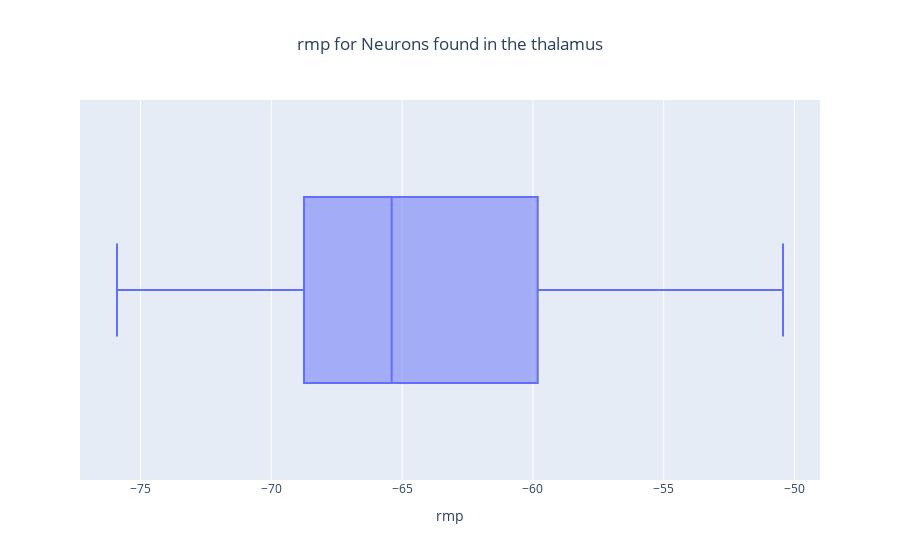

This figure's notebook cell:
### Code cell
value = 'rmp'
primary_brain_region = 'thalamus'
myquery = f'''
SELECT {value}
FROM electro
WHERE brainregion = '{primary_brain_region}' AND {value} IS NOT NULL
'''
data = pd.read_sql_query(myquery, con = engine)
xaxis = value
fig = px.box(x = data[value], title = value + ' for Neurons found in the ' + primary_brain_region)
fig.update_layout(xaxis_title = xaxis,
                 title_x = 0.5)

### Figure 1 — Plotly figure (JSON) as saved in the notebook; plotly's stock layout.template omitted (floating-point values rounded to 4 significant figures)
{"data": [{"alignmentgroup": "True", "hovertemplate": "x=%{x}<extra></extra>", "legendgroup": "", "marker": {"color": "#636efa"}, "name": "", "notched": false, "offsetgroup": "", "orientation": "h", "showlegend": false, "type": "box", "x": [-70.67, -72.5, -63.2, -65.4, -57.6, -58.55, -59.84, -69.2, -68.3, -65.8, -66.7, -62, -73, -50.44, -58.9, -58, -59, -69.9, -66.5, -70, -70, -68, -66, -61.6, -61.6, -75.9, -59.75, -68.6, -68.3, -60.4, -56.28, -60, -64], "x0": " ", "xaxis": "x", "y0": " ", "yaxis": "y"}], "layout": {"autosize": true, "boxmode": "group", "legend": {"tracegroupgap": 0}, "title": {"text": "rmp for Neurons found in the thalamus", "x": 0.5}, "xaxis": {"anchor": "y", "autorange": true, "domain": [0, 1], "range": [-77.31, -49.03], "title": {"text": "rmp"}, "type": "linear"}, "yaxis": {"anchor": "x", "autorange": true, "domain": [0, 1], "range": [-0.5, 0.5], "type": "category"}}}
